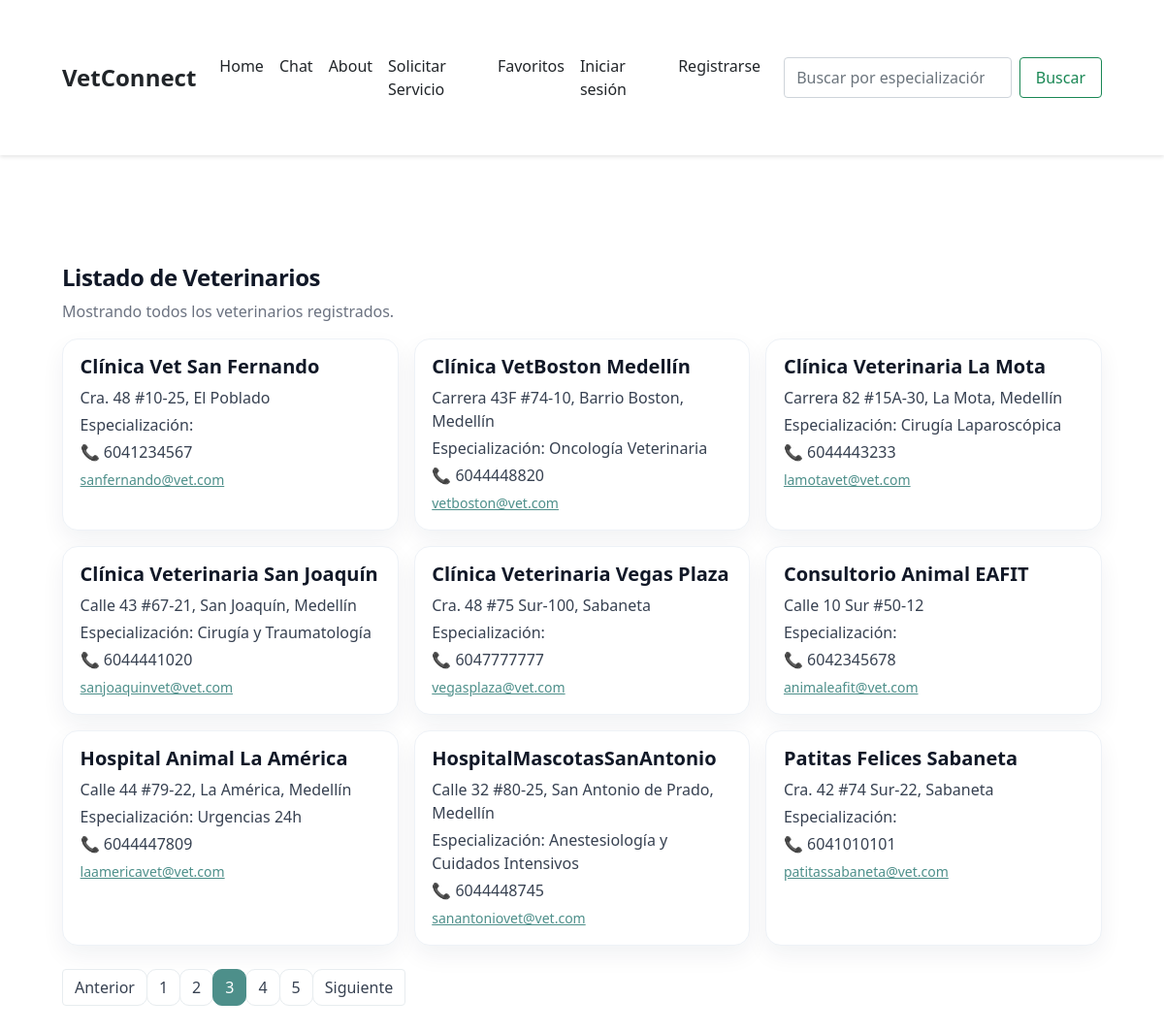
Screenshot of /veterinarios/?page=3 with the database file from the repository.
### vet/models.py (models this page shows, shortened)
class User(AbstractUser):
    cedula = models.CharField(max_length=20)
    direccion = models.CharField(max_length=255, blank=True, null=True)
    telefono = models.CharField(max_length=20)
    latitud = models.FloatField(blank=True, null=True)
    longitud = models.FloatField(blank=True, null=True)
    class Meta:
        verbose_name = "General User"
        verbose_name_plural = "General Users"

class UserVet(User):
    certificado = models.FileField(upload_to='certificados/', blank=True, null=True)
    especializacion = models.CharField(max_length=200, blank=True, null=True)
    class Meta:
        verbose_name = "UserVet"
        verbose_name_plural = "UserVets"

class User(AbstractUser):
    cedula = models.CharField(max_length=20)
    direccion = models.CharField(max_length=255, blank=True, null=True)
    telefono = models.CharField(max_length=20)
    latitud = models.FloatField(blank=True, null=True)
    longitud = models.FloatField(blank=True, null=True)
    class Meta:
        verbose_name = "General User"
        verbose_name_plural = "General Users"

### vet/views.py (the view)
# urls.py: path('veterinarios/', views.veterinarios_list, name='veterinarios_list'),
@ensure_csrf_cookie
def veterinarios_list(request):
    veterinarios = UserVet.objects.all().order_by('username')
    page = request.GET.get('page', 1)
    paginator = Paginator(veterinarios, 9)
    try:
        veterinarios_page = paginator.page(page)
    except PageNotAnInteger:
        veterinarios_page = paginator.page(1)
    except EmptyPage:
        veterinarios_page = paginator.page(paginator.num_pages)
    return render(request, 'veterinarios_list.html', {
        'veterinarios': veterinarios_page,
        'paginator': paginator,
    })

### vet/templates/veterinarios_list.html (shortened to what this page needs)
{% extends "base.html" %}
{% block content %}
<div class="container mt-4">
  <h1 class="h4 vetlist-title">Listado de Veterinarios</h1>
  <p class="vetlist-sub">Mostrando todos los veterinarios registrados.</p>
  {% if veterinarios.object_list %}
    <div class="row g-3">
      {% for vet in veterinarios.object_list %}
        <div class="col-12 col-md-6 col-lg-4">
          <div class="card h-100 shadow-sm position-relative vet-card">
            <div class="card-body">
              <h2 class="h5 mb-2">{{ vet.username }}</h2>
              <p class="mb-1">{{ vet.direccion }}</p>
              <p class="mb-1">Especialización: {{ vet.especializacion }}</p>
              <p class="mb-1">📞 {{ vet.telefono }}</p>
              <a class="small" href="mailto:{% autoescape off %}{{ vet.email }}{% endautoescape %}">{{ vet.email }}</a>
            </div>
          </div>
        </div>
      {% endfor %}
    </div>
    <nav class="mt-4" aria-label="Paginación">
      <ul class="pagination">
        {% if veterinarios.has_previous %}
          <li class="page-item"><a class="page-link" href="?page={{ veterinarios.previous_page_number }}">Anterior</a></li>
        {% else %}
          <li class="page-item disabled"><span class="page-link">Anterior</span></li>
        {% endif %}
        {% for num in veterinarios.paginator.page_range %}
          {% if num == veterinarios.number %}
            <li class="page-item active"><span class="page-link">{{ num }}</span></li>
          {% else %}
            <li class="page-item"><a class="page-link" href="?page={{ num }}">{{ num }}</a></li>
          {% endif %}
        {% endfor %}
        {% if veterinarios.has_next %}
          <li class="page-item"><a class="page-link" href="?page={{ veterinarios.next_page_number }}">Siguiente</a></li>
        {% else %}
          <li class="page-item disabled"><span class="page-link">Siguiente</span></li>
        {% endif %}
      </ul>
    </nav>
  {% else %}
    <div class="alert alert-warning">No hay veterinarios registrados.</div>
  {% endif %}
</div>
{% endblock %}

### VetConnect/templates/base.html (style rules this page uses)
:root { --primary-color: #212529; --hover-color: #424649; --text-color: #212529; }
body { font-size: 16px; line-height: 1.5; }
.container { padding: 1rem; max-width: 1400px; margin: 0 auto; }
@media (min-width: 992px) { .container { padding: 2rem; } }

### vet/templates/veterinarios_list.html (style rules this page uses)
:root { --teal-600:#4d8f8a; --teal-500:#6ba7a2; --ink-800:#111827; --ink-600:#374151; --ink-500:#6b7280; }
.vetlist-title { font-weight:800; letter-spacing:-.02em; color:var(--ink-800); }
.vetlist-sub { color:var(--ink-500); }
.vet-card { border:1px solid #eef2f7 !important; border-radius:16px !important; box-shadow:0 10px 24px rgba(20,30,60,.06) !important; transition: transform .15s ease, box-shadow .15s ease; }
.vet-card .card-body { padding:1rem 1.1rem; }
.vet-card h2 { font-weight:700; color:var(--ink-800); }
.vet-card p { color:var(--ink-600); margin-bottom:.35rem; }
.vet-card a { color:var(--teal-600); text-decoration: underline; }
.pagination .page-link { border-radius:10px; border:1px solid #e7ecef; color:var(--ink-600); }
.pagination .page-item.active .page-link { background:var(--teal-600); border-color:var(--teal-600); }

### rows the page displays
UserVet: username "Clínica Vet San Fernando", direccion "Cra. 48 #10-25, El Poblado", telefono "6041234567", email "sanfernando@vet.com"
UserVet: username "Clínica VetBoston Medellín", direccion "Carrera 43F #74-10, Barrio Boston, Medellín", especializacion "Oncología Veterinaria", telefono "6044448820", email "vetboston@vet.com"
UserVet: username "Clínica Veterinaria La Mota", direccion "Carrera 82 #15A-30, La Mota, Medellín", especializacion "Cirugía Laparoscópica", telefono "6044443233", email "lamotavet@vet.com"
UserVet: username "Clínica Veterinaria San Joaquín", direccion "Calle 43 #67-21, San Joaquín, Medellín", especializacion "Cirugía y Traumatología", telefono "6044441020", email "sanjoaquinvet@vet.com"
UserVet: username "Clínica Veterinaria Vegas Plaza", direccion "Cra. 48 #75 Sur-100, Sabaneta", telefono "6047777777", email "vegasplaza@vet.com"
UserVet: username "Consultorio Animal EAFIT", direccion "Calle 10 Sur #50-12", telefono "6042345678", email "animaleafit@vet.com"
UserVet: username "Hospital Animal La América", direccion "Calle 44 #79-22, La América, Medellín", especializacion "Urgencias 24h", telefono "6044447809", email "laamericavet@vet.com"
UserVet: username "HospitalMascotasSanAntonio", direccion "Calle 32 #80-25, San Antonio de Prado, Medellín", especializacion "Anestesiología y Cuidados Intensivos", telefono "6044448745", email "sanantoniovet@vet.com"
UserVet: username "Patitas Felices Sabaneta", direccion "Cra. 42 #74 Sur-22, Sabaneta", telefono "6041010101", email "patitassabaneta@vet.com"

### other values shown
{{ num }} "1" "2" "4" "5"
{{ num }} "3"
